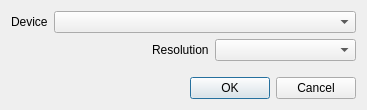
<?xml version="1.0" encoding="UTF-8"?>
<ui version="4.0">
 <class>OpenCamera</class>
 <widget class="QDialog" name="OpenCamera">
  <property name="windowModality">
   <enum>Qt::ApplicationModal</enum>
  </property>
  <property name="geometry">
   <rect>
    <x>0</x>
    <y>0</y>
    <width>367</width>
    <height>110</height>
   </rect>
  </property>
  <property name="windowTitle">
   <string>Open Camera</string>
  </property>
  <property name="windowIcon">
   <iconset resource="icons.qrc">
    <normaloff>:/icons/camera.png</normaloff>:/icons/camera.png</iconset>
  </property>
  <layout class="QGridLayout" name="gridLayout">
   <item row="0" column="0">
    <layout class="QVBoxLayout" name="verticalLayout">
     <item>
      <layout class="QHBoxLayout" name="horizontalLayout">
       <item>
        <widget class="QLabel" name="label">
         <property name="text">
          <string>Device</string>
         </property>
        </widget>
       </item>
       <item>
        <widget class="QComboBox" name="device_cb">
         <property name="sizePolicy">
          <sizepolicy hsizetype="MinimumExpanding" vsizetype="Fixed">
           <horstretch>0</horstretch>
           <verstretch>0</verstretch>
          </sizepolicy>
         </property>
        </widget>
       </item>
      </layout>
     </item>
     <item>
      <layout class="QHBoxLayout" name="horizontalLayout_2">
       <item>
        <spacer name="horizontalSpacer">
         <property name="orientation">
          <enum>Qt::Horizontal</enum>
         </property>
         <property name="sizeHint" stdset="0">
          <size>
           <width>40</width>
           <height>20</height>
          </size>
         </property>
        </spacer>
       </item>
       <item>
        <widget class="QLabel" name="label_2">
         <property name="text">
          <string>Resolution</string>
         </property>
        </widget>
       </item>
       <item>
        <widget class="QComboBox" name="resolution_cb">
         <property name="enabled">
          <bool>true</bool>
         </property>
         <property name="sizePolicy">
          <sizepolicy hsizetype="Expanding" vsizetype="Fixed">
           <horstretch>0</horstretch>
           <verstretch>0</verstretch>
          </sizepolicy>
         </property>
        </widget>
       </item>
      </layout>
     </item>
     <item>
      <layout class="QHBoxLayout" name="horizontalLayout_3"/>
     </item>
     <item>
      <spacer name="verticalSpacer">
       <property name="orientation">
        <enum>Qt::Vertical</enum>
       </property>
       <property name="sizeHint" stdset="0">
        <size>
         <width>20</width>
         <height>17</height>
        </size>
       </property>
      </spacer>
     </item>
     <item>
      <widget class="QDialogButtonBox" name="button_box_bb">
       <property name="orientation">
        <enum>Qt::Horizontal</enum>
       </property>
       <property name="standardButtons">
        <set>QDialogButtonBox::Cancel|QDialogButtonBox::Ok</set>
       </property>
      </widget>
     </item>
    </layout>
   </item>
  </layout>
 </widget>
 <resources>
  <include location="icons.qrc"/>
 </resources>
 <connections>
  <connection>
   <sender>button_box_bb</sender>
   <signal>accepted()</signal>
   <receiver>OpenCamera</receiver>
   <slot>accept()</slot>
   <hints>
    <hint type="sourcelabel">
     <x>248</x>
     <y>254</y>
    </hint>
    <hint type="destinationlabel">
     <x>157</x>
     <y>274</y>
    </hint>
   </hints>
  </connection>
  <connection>
   <sender>button_box_bb</sender>
   <signal>rejected()</signal>
   <receiver>OpenCamera</receiver>
   <slot>reject()</slot>
   <hints>
    <hint type="sourcelabel">
     <x>316</x>
     <y>260</y>
    </hint>
    <hint type="destinationlabel">
     <x>286</x>
     <y>274</y>
    </hint>
   </hints>
  </connection>
 </connections>
</ui>
